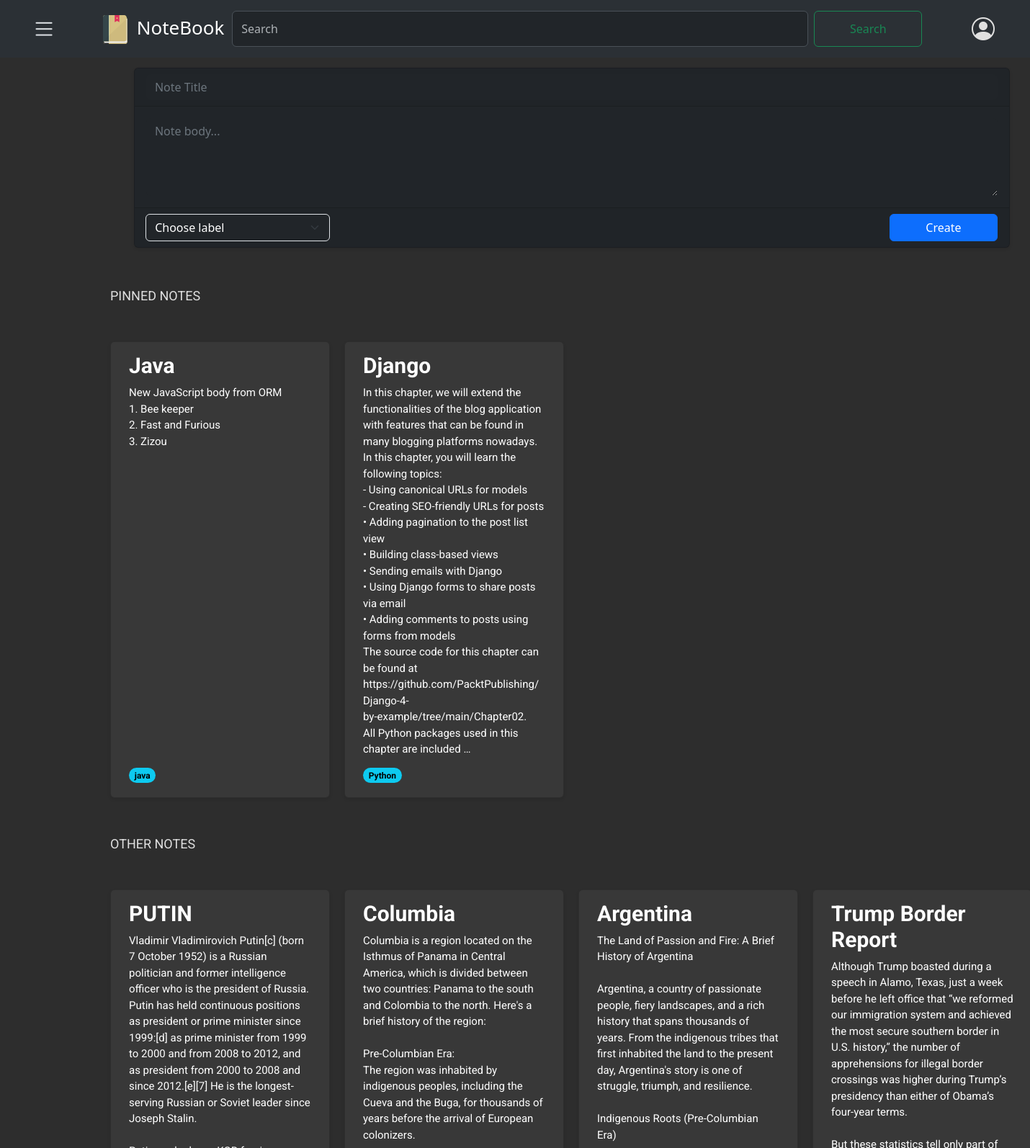
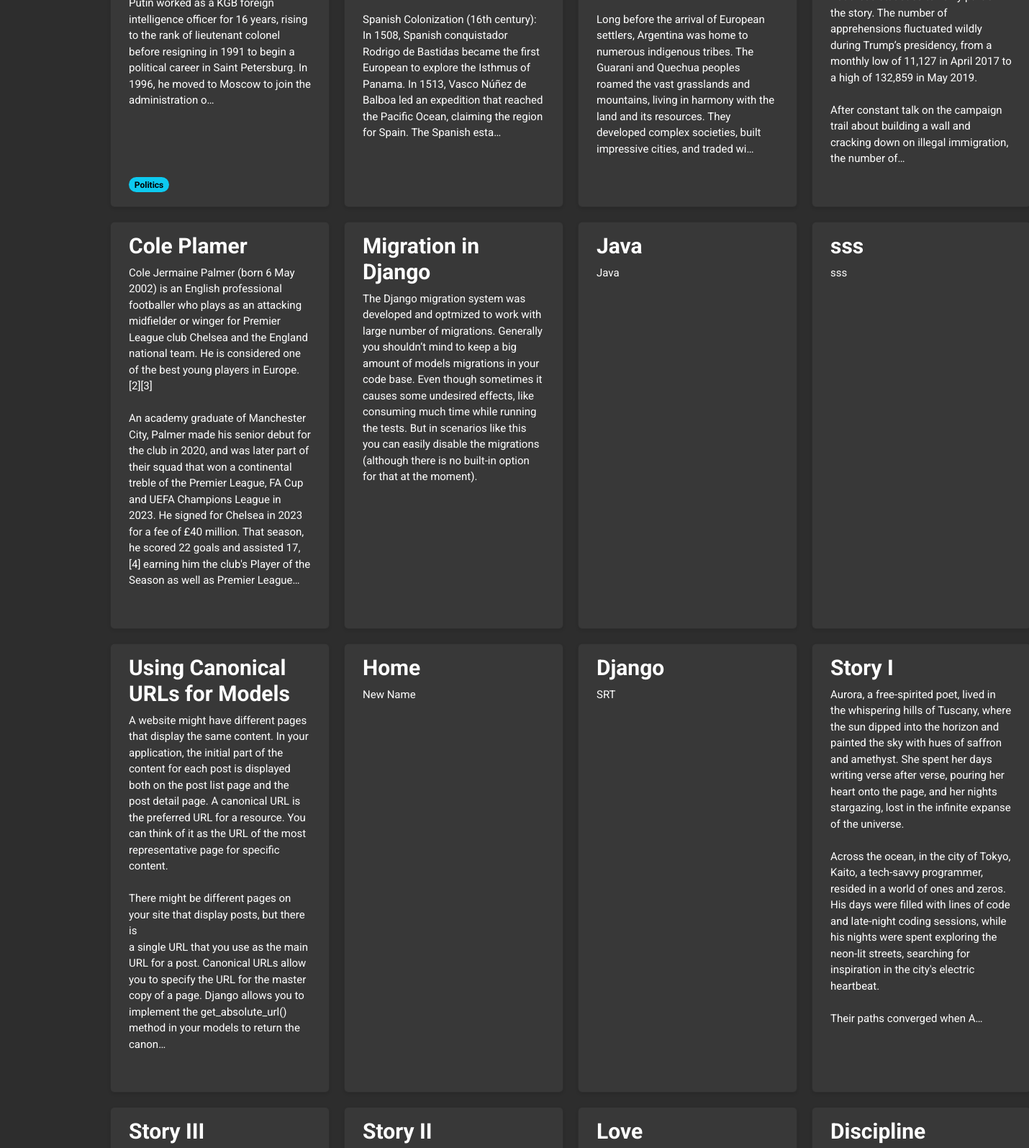
The page /notes/ (signed in, upper part) on the database its author committed (2 pictures, top to bottom).
### notes/models.py (models this page shows, shortened)
class Note(models.Model):
    user= models.ForeignKey(CustomUser,on_delete=models.CASCADE, related_name='user')
    title= models.CharField(max_length=100, null=False)
    body= models.TextField()
    label= models.ForeignKey(Label, on_delete=models.SET_NULL, related_name="notes", blank=True, null=True)
    archived= models.BooleanField(default=False)
    pinned= models.BooleanField(default= False)
    created = models.DateTimeField(auto_now_add= True)
    updated= models.DateTimeField(auto_now=True)
    class Meta:
        ordering= ['-updated']
        indexes= [
            models.Index(fields=["-updated"])
        ]
        verbose_name = "Note"
        verbose_name_plural= "Notes"

class Label(models.Model):
    user = models.ForeignKey(CustomUser, on_delete=models.CASCADE, related_name='labels', default=None)
    name = models.CharField(max_length=50, unique=True, null=False)
    class Meta:
        verbose_name = "Label"
        verbose_name_plural= "Labels"

### notes/views.py (the view)
# urls.py: path('', notes_list, name='note_list'),
@login_required
def notes_list(request):
    user = request.user
    form = NoteForm()
    pinned_notes = Note.objects.filter(user=user, pinned=True, archived=False)
    other_notes = Note.objects.filter(user=user, pinned=False, archived=False)
    return render(request,
                  'notes/note/list.html',
                  {'pinned_notes': pinned_notes,
                   'other_notes': other_notes,
                   'form': form})

### notes/forms.py
class NoteForm(forms.ModelForm):
    class Meta:
        model = Note
        fields = ['title', 'body', 'label', 'archived', 'pinned']
        widgets = {
            'label': forms.Select(),
        }
    def __init__(self, *args, **kwargs):
        user = kwargs.pop('user', None)  # Get the user from kwargs
        super().__init__(*args, **kwargs)
        if user is not None:
            self.fields['label'].queryset = Label.objects.filter(user=user)
            self.fields['label'].widget.choices = [(label.id, label.name) for label in self.fields['label'].queryset]

### notes/context_processors.py (called while the page is built)
def labels_processor(request):
    if request.user.is_authenticated:
        labels = Label.objects.filter(user=request.user)
    else:
        labels = Label.objects.none()
    return {
        'labels': labels,
    }

### notes/templates/notes/note/list.html (shortened to what this page needs)
{% extends "notes/base.html" %}
{% block content %}
{% load static %}
<p class="text-capitalize">PINNED NOTES</p>
<div class="card-container">
    {% for pinned_note in pinned_notes %}
    <div class="card" data-note-id="{{ pinned_note.id }}">
        <a href="#" class="note-link" data-note-id="{{ pinned_note.id }}">
            <h5 class="card-title">{{ pinned_note.title }}</h5>
            <p class="card-text">{{ pinned_note.body|truncatechars:650 }}</p>
        </a>
        <span class="badge rounded-pill text-bg-info">{{ pinned_note.label.name }}</span>
    </div>
    {% endfor %}
</div>
<p class="text-capitalize">OTHER NOTES</p>
<div class="card-container">
    {% for other_note in other_notes %}
    <div class="card" data-note-id="{{ other_note.id }}">
        <a href="#" class="note-link" data-note-id="{{ other_note.id }}">
            <h5 class="card-title">{{ other_note.title }}</h5>
            <p class="card-text">{{ other_note.body|truncatechars:650 }}</p>
        </a>
        <span class="badge rounded-pill text-bg-info">{{ other_note.label.name }}</span>
    </div>
    {% endfor %}
</div>
{% endblock %}

### notes/static/css/notes.css (style rules this page uses)
:root { --bg-color: #2d2d2d; --text-color: #e0e0e0; --secondary-text-color: #b0b0b0; --card-bg-color: #383838; }
html, body { background-color: #2d2d2d !important; color: #e0e0e0 !important; font-family: 'Roboto', sans-serif; }
.card-container { display: grid; grid-template-columns: repeat(auto-fill, minmax(250px, 1fr)); gap: 20px; padding: 10px; font-family: 'Roboto', Arial, sans-serif; width: 1300px; margin-top: 30px; margin-bottom: 30px; background-color: #2d2d2d !important; border-color: #444 !important; text-align: justify; }
.card { border-radius: 8px; padding: 15px 25px; box-shadow: 0 2px 4px rgba(0,0,0,0.1); background-color: #383838 !important; position: relative; padding-bottom: 20px; }
.card-title { font-size: 30px; font-weight: bold; margin-bottom: 15px; color: white !important; text-align: left; padding: 0 ; }
.card-text { font-size: 15px; color: white; text-align: left; padding: 0 0 35px; line-height: 1.5; white-space: pre-wrap; word-wrap: break-word; }
.note-link { text-decoration: none; color: inherit; }
.text-capitalize { font-family: 'Roboto', Arial, sans-serif; font-size: 18px; margin: 0; font-weight: normal; padding: 10px; }
.badge { display: inline-block; position: absolute; bottom: 20px; }

### rows shown on the page
Note: title "Java", body "New JavaScript body from ORM 1. Bee keeper 2. Fast and Furious 3. Zizou", label.name "java"
Note: title "Django", body "In this chapter, we will extend the functionalities of the blog application with features that can be found in many blogging platforms nowadays. In this chapter, you will learn the following topics: - Using canonical URLs for models - Creating SEO-friendly URLs for posts • Adding pagination to the post list view • Building class-based views • Sending emails with Django • Using Django forms to share posts via email • Adding comments to posts using forms from models The source code for this chapter can be found at https://github.com/PacktPublishing/Django-4- by-example/tree/main/Chapter02. All Python packages used in this chapter are included …", label.name "Python"
Note: title "PUTIN", body "Vladimir Vladimirovich Putin[c] (born 7 October 1952) is a Russian politician and former intelligence officer who is the president of Russia. Putin has held continuous positions as president or prime minister since 1999:[d] as prime minister from 1999 to 2000 and from 2008 to 2012, and as president from 2000 to 2008 and since 2012.[e][7] He is the longest-serving Russian or Soviet leader since Joseph Stalin. Putin worked as a KGB foreign intelligence officer for 16 years, rising to the rank of lieutenant colonel before resigning in 1991 to begin a political career in Saint Petersburg. In 1996, he moved to Moscow to join the administration o…", label.name "Politics"
Note: title "Columbia", body "Columbia is a region located on the Isthmus of Panama in Central America, which is divided between two countries: Panama to the south and Colombia to the north. Here's a brief history of the region: Pre-Columbian Era: The region was inhabited by indigenous peoples, including the Cueva and the Buga, for thousands of years before the arrival of European colonizers. Spanish Colonization (16th century): In 1508, Spanish conquistador Rodrigo de Bastidas became the first European to explore the Isthmus of Panama. In 1513, Vasco Núñez de Balboa led an expedition that reached the Pacific Ocean, claiming the region for Spain. The Spanish esta…"
Note: title "Argentina", body "The Land of Passion and Fire: A Brief History of Argentina Argentina, a country of passionate people, fiery landscapes, and a rich history that spans thousands of years. From the indigenous tribes that first inhabited the land to the present day, Argentina's story is one of struggle, triumph, and resilience. Indigenous Roots (Pre-Columbian Era) Long before the arrival of European settlers, Argentina was home to numerous indigenous tribes. The Guarani and Quechua peoples roamed the vast grasslands and mountains, living in harmony with the land and its resources. They developed complex societies, built impressive cities, and traded wi…"
Note: title "Trump Border Report", body "Although Trump boasted during a speech in Alamo, Texas, just a week before he left office that “we reformed our immigration system and achieved the most secure southern border in U.S. history,” the number of apprehensions for illegal border crossings was higher during Trump’s presidency than either of Obama’s four-year terms. But these statistics tell only part of the story. The number of apprehensions fluctuated wildly during Trump’s presidency, from a monthly low of 11,127 in April 2017 to a high of 132,859 in May 2019. After constant talk on the campaign trail about building a wall and cracking down on illegal immigration, the number of…"
Note: title "Cole Plamer", body "Cole Jermaine Palmer (born 6 May 2002) is an English professional footballer who plays as an attacking midfielder or winger for Premier League club Chelsea and the England national team. He is considered one of the best young players in Europe.[2][3] An academy graduate of Manchester City, Palmer made his senior debut for the club in 2020, and was later part of their squad that won a continental treble of the Premier League, FA Cup and UEFA Champions League in 2023. He signed for Chelsea in 2023 for a fee of £40 million. That season, he scored 22 goals and assisted 17,[4] earning him the club's Player of the Season as well as Premier League…"
Note: title "Migration in Django", body "The Django migration system was developed and optmized to work with large number of migrations. Generally you shouldn’t mind to keep a big amount of models migrations in your code base. Even though sometimes it causes some undesired effects, like consuming much time while running the tests. But in scenarios like this you can easily disable the migrations (although there is no built-in option for that at the moment)."
Note: title "Java", body "Java"
Note: title "sss", body "sss"
Note: title "Using Canonical URLs for Models", body "A website might have different pages that display the same content. In your application, the initial part of the content for each post is displayed both on the post list page and the post detail page. A canonical URL is the preferred URL for a resource. You can think of it as the URL of the most representative page for specific content. There might be different pages on your site that display posts, but there is a single URL that you use as the main URL for a post. Canonical URLs allow you to specify the URL for the master copy of a page. Django allows you to implement the get_absolute_url() method in your models to return the canon…"
Note: title "Home", body "New Name"
Note: title "Django", body "SRT"
Note: title "Story I", body "Aurora, a free-spirited poet, lived in the whispering hills of Tuscany, where the sun dipped into the horizon and painted the sky with hues of saffron and amethyst. She spent her days writing verse after verse, pouring her heart onto the page, and her nights stargazing, lost in the infinite expanse of the universe. Across the ocean, in the city of Tokyo, Kaito, a tech-savvy programmer, resided in a world of ones and zeros. His days were filled with lines of code and late-night coding sessions, while his nights were spent exploring the neon-lit streets, searching for inspiration in the city's electric heartbeat. Their paths converged when A…"
Note: title "Story III"
Note: title "Story II"
Note: title "Love"
Note: title "Discipline"
